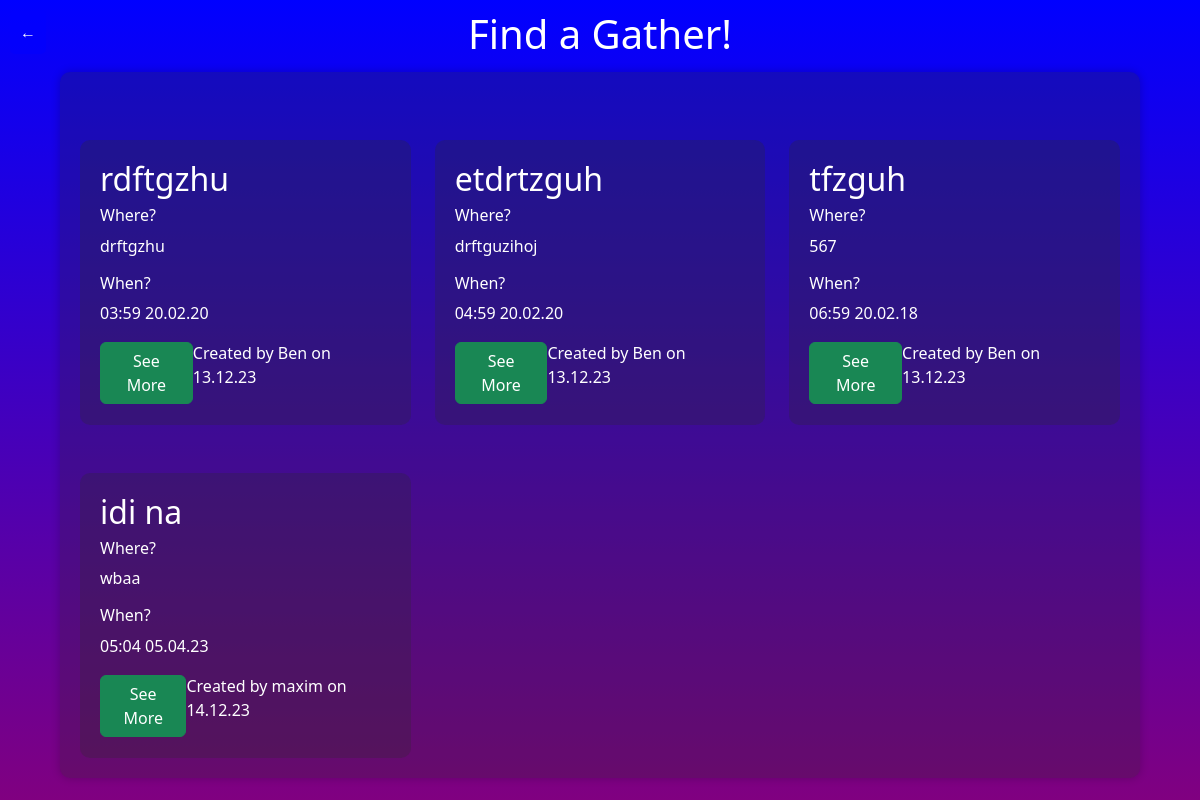
Page /anzeigen on the earlier database version.
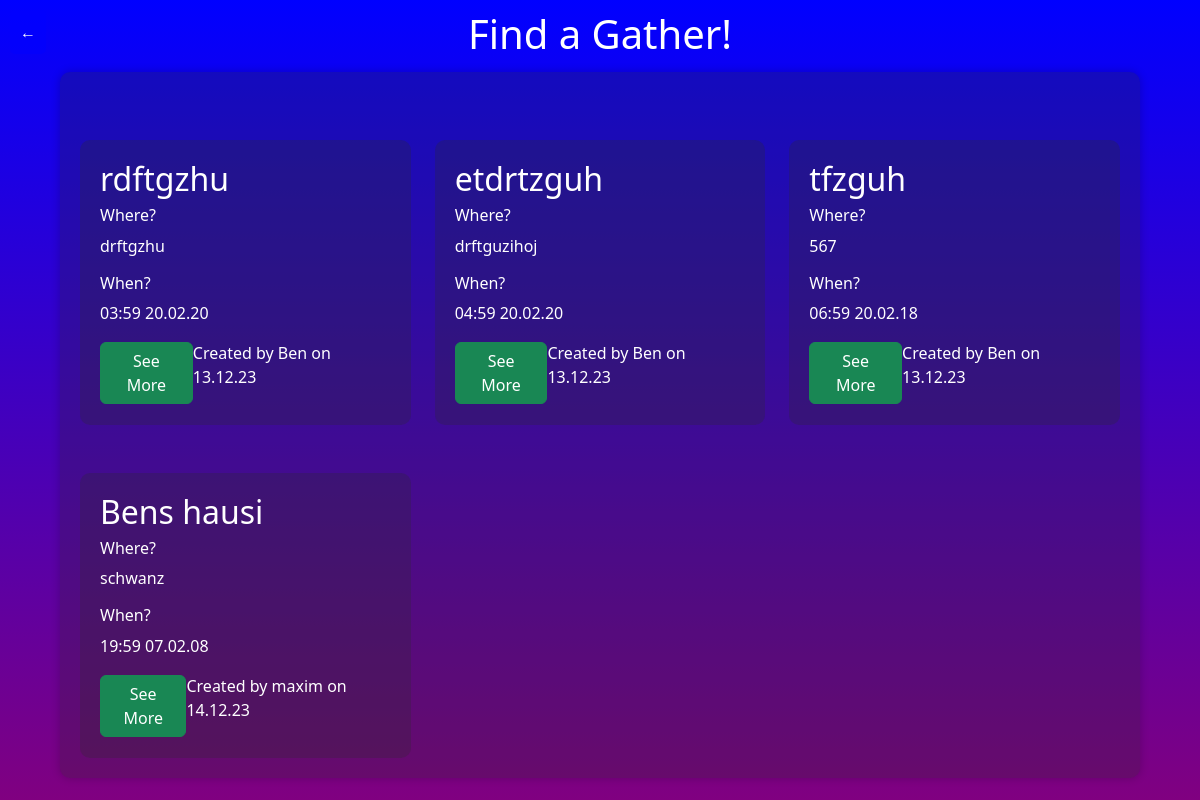
Same page on the later database version.
### website/models.py (models this page shows)
class Gather(db.Model, UserMixin):
    id = db.Column(db.Integer, primary_key = True)
    name = db.Column(db.String(150))
    description = db.Column(db.String(1000))
    location = db.Column(db.String(1000))
    Date = db.Column(db.Date)
    Time = db.Column(db.Time)
    createdAt = db.Column(db.DateTime(),default=datetime.utcnow)
    user_id = db.Column(db.Integer, db.ForeignKey('user.id'))
    Host = db.Column(db.String(20))
    users = db.relationship('User', secondary=user_gather_association, back_populates='Gathers')
    markers = db.relationship('Marker', back_populates='gather')

### website/gather.py (the view)
@gather.route("/anzeigen", methods=['GET', 'POST'])
def start_page():
    Gathers = Gather.query.order_by(Gather.id).all()
    return render_template('gather_find.html', Gathers=Gathers)

### website/templates/gather_find.html (shortened to what this page needs)
<!DOCTYPE html>
<html lang="en">
<head>
    <link href="https://cdn.jsdelivr.net/npm/bootstrap@5.3.2/dist/css/bootstrap.min.css" rel="stylesheet">
</head>
<body>
    <a href="/explore" class="btn btn-primary back-button">&#8592;</a>
    <header>
        <h1>Find a Gather!</h1>
    </header>
    <div class="container">
        {% for Gather in Gathers %}
            {% if loop.index % 3 == 1 %}
                <div class="row mt-5">
            {% endif %}
            <div class="col-md-4">
                <div class="gather-info-container" style="background-color: rgba(43, 43, 43, 0.264); padding: 20px; border-radius: 10px;">
                    <div class="info-subcontainer">
                        <h2>{{ Gather.name }}</h2>
                    </div>
                    <div class="info-subcontainer">
                        <h6>Where?</h6>
                        <p>{{ Gather.location }}</p>
                    </div>
                    <div class="info-subcontainer">
                        <h6>When?</h6>
                        <p>{{ Gather.Time.strftime('%H:%M') }} {{ Gather.Date.strftime('%d.%m.%y') }}</p>
                    </div>
                    <div style="display: flex; justify-content: space-between; align-items: center;">
                        <form action="/extendedGather" method="POST">
                            <button type="submit" class="btn btn-success">See More</button>
                        </form>
                        <div>
                            <p>Created by {{ Gather.Host }} on <span class="msg-date">{{Gather.createdAt.strftime('%d.%m.%y')}}</span> </p>
                        </div>
                    </div>
                </div>
            </div>
            {% if loop.index % 3 == 0 or loop.last %}
                </div>
            {% endif %}
        {% endfor %}
    </div>
</body>
</html>

### website/templates/gather_find.html (style rules this page uses)
body { margin: 0; font-family: 'Segoe UI', Tahoma, Geneva, Verdana, sans-serif; color: #ffffff; display: flex; flex-direction: column; min-height: 100vh; background: linear-gradient(blue, purple); }
.container { background-color: rgba(43, 43, 43, 0.264); border-radius: 10px; padding: 20px; box-shadow: 0 0 10px rgba(0, 0, 0, 0.2); max-width: 90%; margin: auto; margin-top: 6%; }
.back-button { position: absolute; top: 10px; left: 10px; color: white; background: rgba(0, 0, 255, 0.5); border: none; padding: 10px; border-radius: 5px; z-index: 400; }
header { position: fixed; width: 100%; background-color: rgba(0, 0, 0, 0.0); color: white; text-align: center; padding: 10px 0; z-index: 10; }

Differences in the rows shown:
changed Gather "maxim": name "idi na" → "Bens hausi"; location "wbaa" → "schwanz"; Time "05:04" → "19:59"; Date "05.04.23" → "07.02.08"
